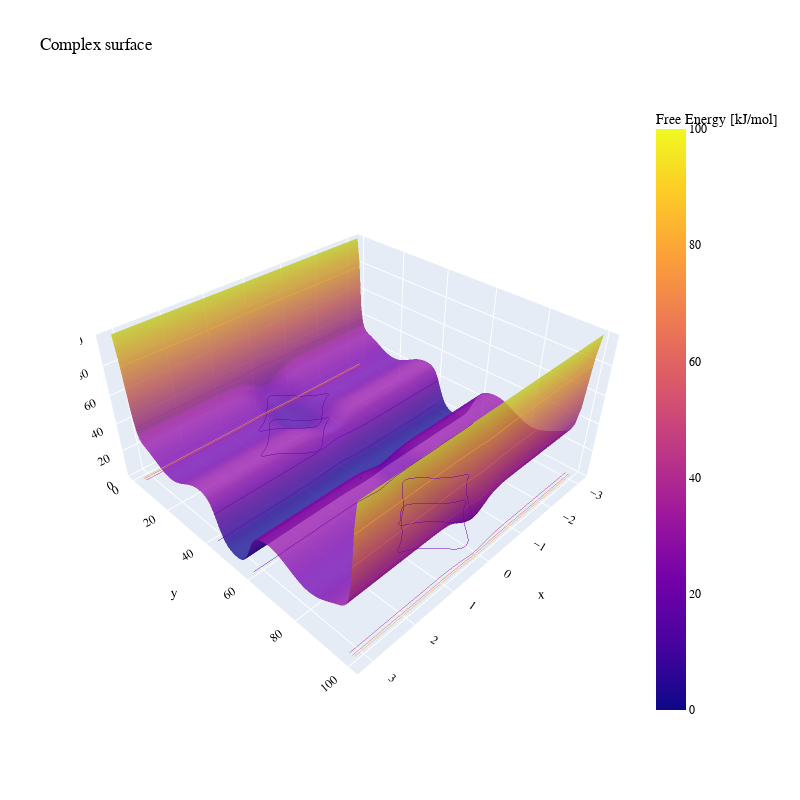

Notebook source saved alongside this figure:
### Code cell
Z = (np.zeros_like(X)
     +  5 * np.sin(0.2*Y + 0.8) 
     - 20 * np.exp(-0.6 * (Y-50)**4 / 50**2)
     - 10 * np.exp(-0.5 * (10*X**2 + 0.00002 * (Y-50)**2))
     + 10 * np.exp(-0.5 * (10*X**2 + 0.01 * (Y-50)**2) )
     
     + np.exp(-Y + 5) + np.exp(Y - 95) 
     )
Z = Z - np.min(Z)

plt.contourf(X, Y, Z, levels=np.linspace(0, 50, 21), cmap='coolwarm'); plt.colorbar(label="Free Energy [kJ/mol]"); plt.xlabel("x"); plt.ylabel("y"); plt.title("Free Energy Surface"); plt.show()

lib2.plot_3D_plotly(X, Y, Z, 0, 100, title="Complex surface", opacity=0.8)

### Figure 1 — Plotly figure (JSON) as saved in the notebook; plotly's stock layout.template omitted (floating-point values rounded to 4 significant figures; data arrays with more than 128 entries replaced by an {"elided": "..."} marker saying what was removed)
{"data": [{"colorbar": {"title": {"text": "Free Energy [kJ/mol]"}}, "contours": {"z": {"highlightcolor": "limegreen", "project": {"z": true}, "show": true, "usecolormap": true}}, "opacity": 0.8, "scene": "scene", "type": "surface", "x": {"elided": "100x100 float values"}, "y": {"elided": "100x100 float values"}, "z": {"elided": "100x100 float values"}}], "layout": {"font": {"color": "black", "family": "Helvetica, Arial, sans-serif", "size": 12}, "height": 800, "scene": {"aspectmode": "manual", "aspectratio": {"x": 1, "y": 1, "z": 0.5}, "domain": {"x": [0, 1], "y": [0, 1]}, "xaxis": {"title": {"text": "x"}}, "yaxis": {"title": {"text": "y"}}, "zaxis": {"range": [0, 100], "title": {"text": "Energy [kJ/mol]"}}}, "title": {"text": "Complex surface"}, "width": 800}}
